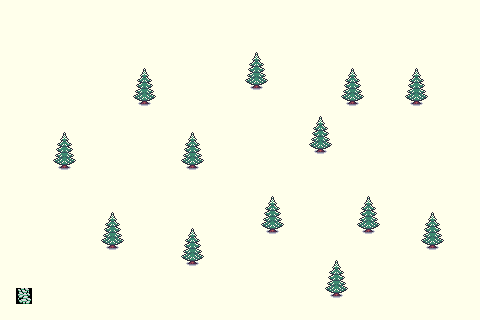

A 2D game scene composited from a Tiled map and its tileset images. What follows is a short description and the map's XML, with every tile layer's data as written:
An orthogonal 30x20 tile map with 16x16 px tiles, 2 tile layers (Tile Layer 1, Tile Layer 2) and 3 objects (player, taco, exit).

<map version="1.10" tiledversion="1.11.1.1" orientation="orthogonal" renderorder="right-down" width="30" height="20" tilewidth="16" tileheight="16" infinite="0" nextlayerid="4" nextobjectid="4">
 <tileset firstgid="1" source="atx_tiles.tsx" />
 <layer id="1" name="Tile Layer 1" width="30" height="20">
  <data encoding="csv">
34,34,34,34,34,34,34,34,34,34,34,34,34,34,34,34,34,34,34,34,34,34,34,34,34,34,34,34,34,34,
34,34,34,34,34,34,34,34,34,34,34,34,34,34,34,34,34,34,34,34,34,34,34,34,34,34,34,34,34,34,
34,34,34,34,34,34,34,34,34,34,34,34,34,34,34,34,34,34,34,34,34,34,34,34,34,34,34,34,34,34,
34,34,34,34,34,34,34,34,34,34,34,34,34,34,34,34,34,34,34,34,34,34,34,34,34,34,34,34,34,34,
34,34,34,34,34,34,34,34,34,34,34,34,34,34,34,34,34,34,34,34,34,34,34,34,34,34,34,34,34,34,
34,34,34,34,34,34,34,34,34,34,34,34,34,34,34,34,34,34,34,34,34,34,34,34,34,34,34,34,34,34,
34,34,34,34,34,34,34,34,34,34,34,34,34,34,34,34,34,34,34,34,34,34,34,34,34,34,34,34,34,34,
34,34,34,34,34,34,34,34,34,34,34,34,34,34,34,34,34,34,34,34,34,34,34,34,34,34,34,34,34,34,
34,34,34,34,34,34,34,34,34,34,34,34,34,34,34,34,34,34,34,34,34,34,34,34,34,34,34,34,34,34,
34,34,34,34,34,34,34,34,34,34,34,34,34,34,34,34,34,34,34,34,34,34,34,34,34,34,34,34,34,34,
34,34,34,34,34,34,34,34,34,34,34,34,34,34,34,34,34,34,34,34,34,34,34,34,34,34,34,34,34,34,
34,34,34,34,34,34,34,34,34,34,34,34,34,34,34,34,34,34,34,34,34,34,34,34,34,34,34,34,34,34,
34,34,34,34,34,34,34,34,34,34,34,34,34,34,34,34,34,34,34,34,34,34,34,34,34,34,34,34,34,34,
34,34,34,34,34,34,34,34,34,34,34,34,34,34,34,34,34,34,34,34,34,34,34,34,34,34,34,34,34,34,
34,34,34,34,34,34,34,34,34,34,34,34,34,34,34,34,34,34,34,34,34,34,34,34,34,34,34,34,34,34,
34,34,34,34,34,34,34,34,34,34,34,34,34,34,34,34,34,34,34,34,34,34,34,34,34,34,34,34,34,34,
34,34,34,34,34,34,34,34,34,34,34,34,34,34,34,34,34,34,34,34,34,34,34,34,34,34,34,34,34,34,
34,34,34,34,34,34,34,34,34,34,34,34,34,34,34,34,34,34,34,34,34,34,34,34,34,34,34,34,34,34,
34,338,34,34,34,34,34,34,34,34,34,34,34,34,34,34,34,34,34,34,34,34,34,34,34,34,34,34,34,34,
34,34,34,34,34,34,34,34,34,34,34,34,34,34,34,34,34,34,34,34,34,34,34,34,34,34,34,34,34,34
</data>
 </layer>
 <layer id="2" name="Tile Layer 2" width="30" height="20">
  <properties>
   <property name="solid" type="bool" value="true" />
  </properties>
  <data encoding="csv">
0,0,0,0,0,0,0,0,0,0,0,0,0,0,0,0,0,0,0,0,0,0,0,0,0,0,0,0,0,0,
0,0,0,0,0,0,0,0,0,0,0,0,0,0,0,0,0,0,0,0,0,0,0,0,0,0,0,0,0,0,
0,0,0,0,0,0,0,0,0,0,0,0,0,0,0,0,0,0,0,0,0,0,0,0,0,0,0,0,0,0,
0,0,0,0,0,0,0,0,0,0,0,0,0,0,0,27,28,0,0,0,0,0,0,0,0,0,0,0,0,0,
0,0,0,0,0,0,0,0,27,28,0,0,0,0,0,55,56,0,0,0,0,27,28,0,0,27,28,0,0,0,
0,0,0,0,0,0,0,0,55,56,0,0,0,0,0,83,84,0,0,0,0,55,56,0,0,55,56,0,0,0,
0,0,0,0,0,0,0,0,83,84,0,0,0,0,0,0,0,0,0,0,0,83,84,0,0,83,84,0,0,0,
0,0,0,0,0,0,0,0,0,0,0,0,0,0,0,0,0,0,0,27,28,0,0,0,0,0,0,0,0,0,
0,0,0,27,28,0,0,0,0,0,0,27,28,0,0,0,0,0,0,55,56,0,0,0,0,0,0,0,0,0,
0,0,0,55,56,0,0,0,0,0,0,55,56,0,0,0,0,0,0,83,84,0,0,0,0,0,0,0,0,0,
0,0,0,83,84,0,0,0,0,0,0,83,84,0,0,0,0,0,0,0,0,0,0,0,0,0,0,0,0,0,
0,0,0,0,0,0,0,0,0,0,0,0,0,0,0,0,0,0,0,0,0,0,0,0,0,0,0,0,0,0,
0,0,0,0,0,0,0,0,0,0,0,0,0,0,0,0,27,28,0,0,0,0,27,28,0,0,0,0,0,0,
0,0,0,0,0,0,27,28,0,0,0,0,0,0,0,0,55,56,0,0,0,0,55,56,0,0,27,28,0,0,
0,0,0,0,0,0,55,56,0,0,0,27,28,0,0,0,83,84,0,0,0,0,83,84,0,0,55,56,0,0,
0,0,0,0,0,0,83,84,0,0,0,55,56,0,0,0,0,0,0,0,0,0,0,0,0,0,83,84,0,0,
0,0,0,0,0,0,0,0,0,0,0,83,84,0,0,0,0,0,0,0,27,28,0,0,0,0,0,0,0,0,
0,0,0,0,0,0,0,0,0,0,0,0,0,0,0,0,0,0,0,0,55,56,0,0,0,0,0,0,0,0,
0,0,0,0,0,0,0,0,0,0,0,0,0,0,0,0,0,0,0,0,83,84,0,0,0,0,0,0,0,0,
0,0,0,0,0,0,0,0,0,0,0,0,0,0,0,0,0,0,0,0,0,0,0,0,0,0,0,0,0,0
</data>
 </layer>
 <objectgroup id="3" name="Object Layer 1">
  <object id="1" name="Player" type="player" x="22.8755" y="23.4474" />
  <object id="2" name="Taco" type="taco" x="247.056" y="118.953" />
  <object id="3" name="exit portal" type="exit" x="24.0193" y="295.094">
   <properties>
    <property name="scenedestination" value="level1" />
   </properties>
  </object>
 </objectgroup>
</map>